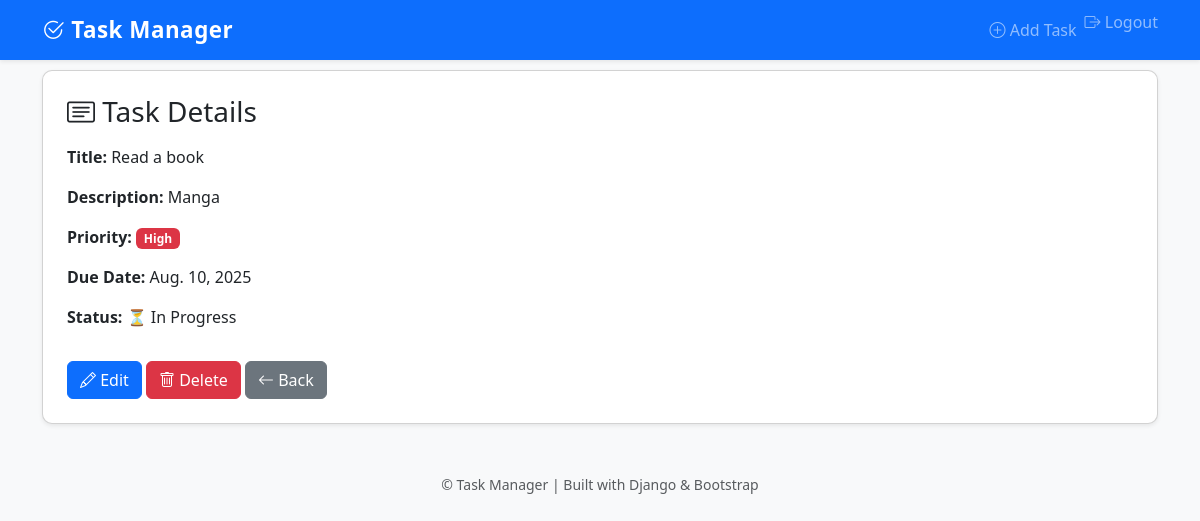
Page /tasks/task/4/ (signed in) on the committed database.
### tasks/models.py (models this page shows, shortened)
class Task(models.Model):
    title = models.CharField(max_length=200)
    description = models.TextField(blank=True)
    completed = models.BooleanField(default=False)
    priority = models.IntegerField(default=1)
    due_date = models.DateField(null=True, blank=True)
    user = models.ForeignKey(User, on_delete=models.CASCADE)

### tasks/views.py (the view)
# urls.py: path('task/<int:pk>/', views.task_detail, name='task_detail'),
@login_required
def task_detail(request, pk):
    task = get_object_or_404(Task, pk=pk, user=request.user)  # user filter added
    return render(request, 'tasks/task_detail.html', {'task': task})

### tasks/templates/tasks/task_detail.html
{% extends 'tasks/base.html' %}
{% block content %}
<div class="card shadow-sm p-4">
    <h3 class="mb-3"><i class="bi bi-card-text"></i> Task Details</h3>
    <p><strong>Title:</strong> {{ task.title }}</p>
    <p><strong>Description:</strong> {{ task.description|default:"No description" }}</p>
    <p><strong>Priority:</strong>
        {% if task.priority == 3 %}
            <span class="badge bg-danger">High</span>
        {% elif task.priority == 2 %}
            <span class="badge bg-warning text-dark">Medium</span>
        {% else %}
            <span class="badge bg-success">Low</span>
        {% endif %}
    </p>
    <p><strong>Due Date:</strong> {{ task.due_date|default:"No due date" }}</p>
    <p><strong>Status:</strong> {% if task.completed %}✅ Completed{% else %}⏳ In Progress{% endif %}</p>
    <div class="mt-3">
        <a href="{% url 'task_update' task.pk %}" class="btn btn-primary"><i class="bi bi-pencil"></i> Edit</a>
        <a href="{% url 'task_delete' task.pk %}" class="btn btn-danger"><i class="bi bi-trash"></i> Delete</a>
        <a href="{% url 'task_list' %}" class="btn btn-secondary"><i class="bi bi-arrow-left"></i> Back</a>
    </div>
</div>
{% endblock %}

### tasks/templates/tasks/style.css (style rules this page uses)
body { background-color: #f8f9fa; }
.card { border-radius: 10px; }

### rows in the picture
Task: title "Read a book", description "Manga", due_date "Aug. 10, 2025"
